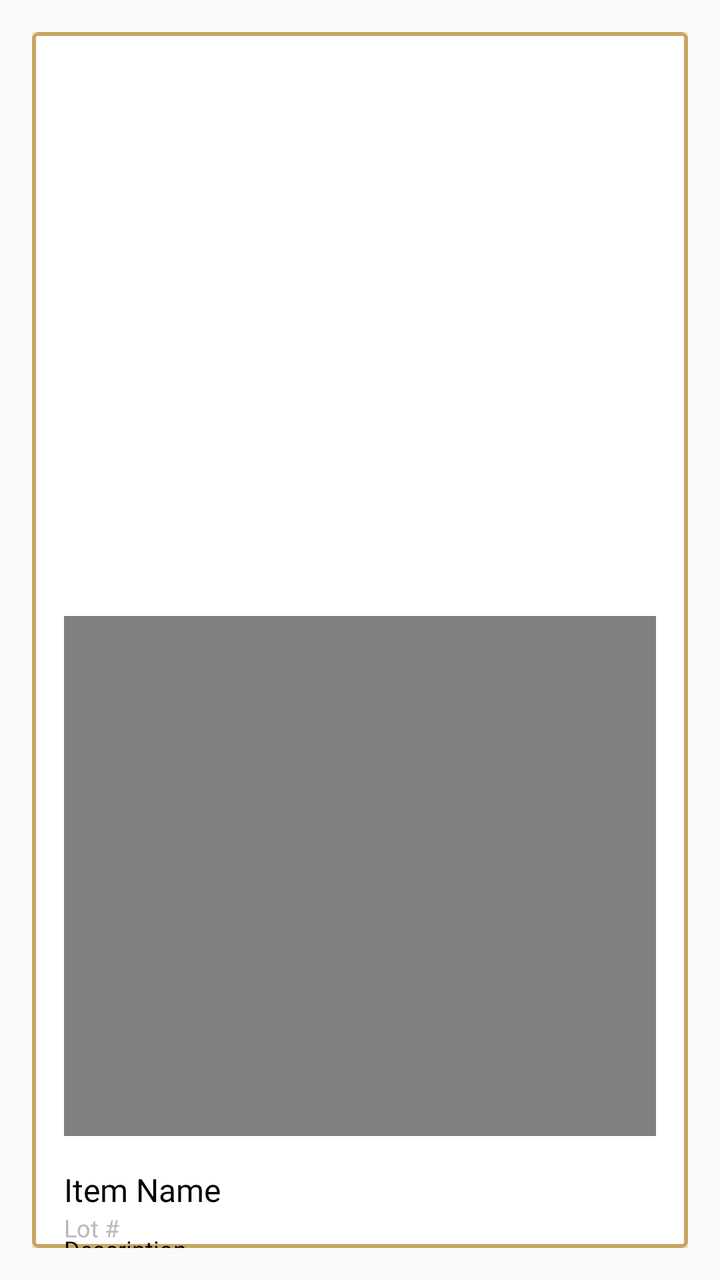
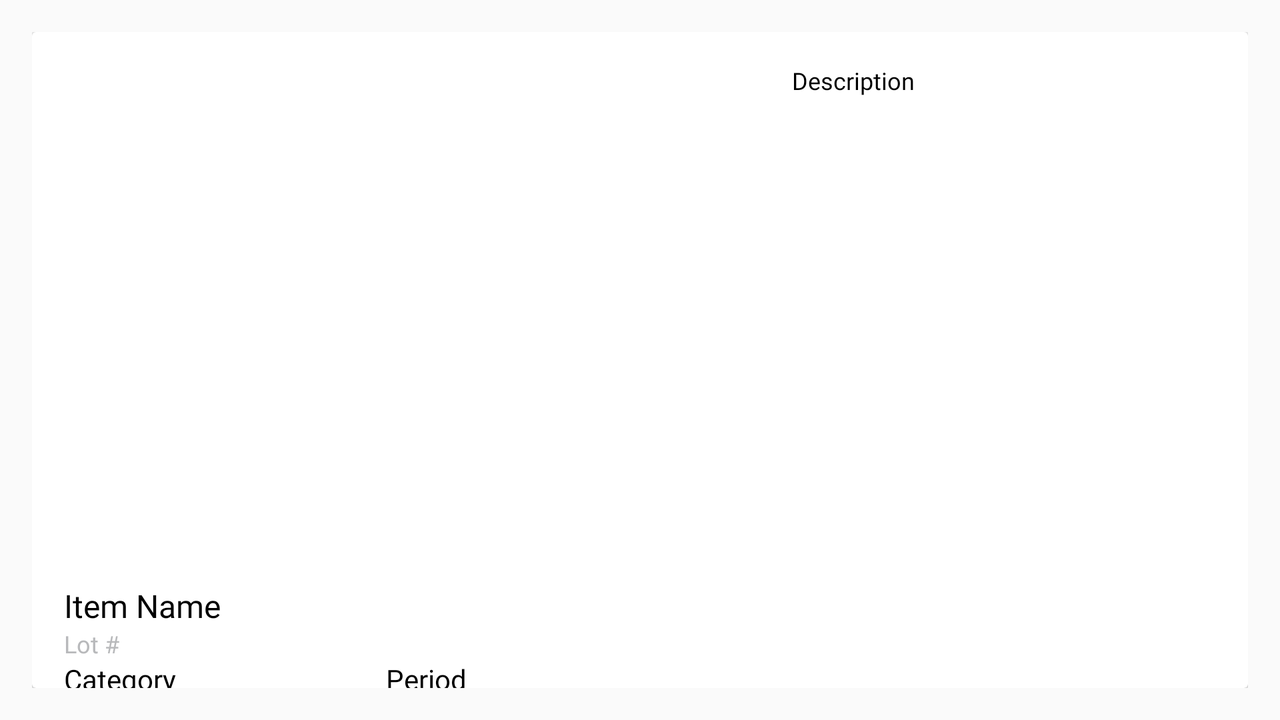

An Android layout and its configuration variant, each rendered on a device that would load it. The default file and the variant file are quoted in full after the pictures.
<!-- AndroidManifest.xml: application theme Theme.B07DemoSummer2024 -->
<!-- res/layout/view_item_child.xml -->
<?xml version="1.0" encoding="utf-8"?>
<LinearLayout xmlns:android="http://schemas.android.com/apk/res/android"
    xmlns:app="http://schemas.android.com/apk/res-auto"
    xmlns:tools="http://schemas.android.com/tools"
    android:layout_width="match_parent"
    android:layout_height="wrap_content"
    android:orientation="horizontal"
    android:padding="16dp"
    android:gravity="center_vertical">

    <androidx.cardview.widget.CardView
        android:id="@+id/Card"
        android:layout_width="match_parent"
        android:layout_height="wrap_content"
        android:layout_weight="1">

        <androidx.constraintlayout.widget.ConstraintLayout
            android:layout_width="match_parent"
            android:layout_height="match_parent"
            android:background="@drawable/border">

            <ImageView
                android:id="@+id/group_image"
                android:layout_width="0dp"
                android:layout_height="260dp"
                android:layout_marginStart="16dp"
                android:layout_marginTop="16dp"
                android:layout_marginEnd="16dp"
                android:outlineProvider="none"
                android:scaleType="fitCenter"
                app:layout_constraintEnd_toEndOf="parent"
                app:layout_constraintStart_toStartOf="parent"
                app:layout_constraintTop_toTopOf="parent" />

            <TextView
                android:id="@+id/item_name"
                android:layout_width="346dp"
                android:layout_height="0dp"
                android:layout_marginStart="16dp"
                android:layout_marginTop="16dp"
                android:fontFamily="@font/oswald_bold"
                android:text="Item Name"
                android:textColor="@color/black"
                android:textSize="16sp"
                app:layout_constraintStart_toStartOf="parent"
                app:layout_constraintTop_toBottomOf="@+id/group_video" />

            <TextView
                android:id="@+id/lot_number"
                android:layout_width="160dp"
                android:layout_height="wrap_content"
                android:layout_marginStart="16dp"
                android:fontFamily="@font/oswald_bold"
                android:text="Lot #"
                android:textColor="@color/grey"
                android:textSize="12sp"
                app:layout_constraintStart_toStartOf="parent"
                app:layout_constraintTop_toBottomOf="@+id/item_name" />

            <TextView
                android:id="@+id/item_category"
                android:layout_width="161dp"
                android:layout_height="wrap_content"
                android:layout_marginStart="16dp"
                android:fontFamily="@font/oswald_bold"
                android:text="Category"
                android:textColor="@color/black"
                android:textSize="14sp"
                app:layout_constraintStart_toStartOf="parent"
                app:layout_constraintTop_toBottomOf="@+id/lot_number" />

            <TextView
                android:id="@+id/item_period"
                android:layout_width="161dp"
                android:layout_height="wrap_content"
                android:fontFamily="@font/oswald_bold"
                android:text="Period"
                android:textColor="@color/black"
                android:textSize="14sp"
                app:layout_constraintStart_toEndOf="@+id/item_category"
                app:layout_constraintTop_toBottomOf="@+id/lot_number" />

            <TextView
                android:id="@+id/item_description"
                android:layout_width="351dp"
                android:layout_height="wrap_content"
                android:layout_marginStart="16dp"
                android:layout_marginBottom="16dp"
                android:fontFamily="@font/oswald_bold"
                android:text="Description"
                android:textColor="@color/black"
                android:textSize="12sp"
                app:layout_constraintBottom_toBottomOf="parent"
                app:layout_constraintStart_toStartOf="parent"
                app:layout_constraintTop_toBottomOf="@+id/item_category" />

            <VideoView
                android:id="@+id/group_video"
                android:layout_width="0dp"
                android:layout_height="260dp"
                android:layout_marginStart="16dp"
                android:layout_marginTop="16dp"
                android:layout_marginEnd="16dp"
                android:visibility="visible"
                app:layout_constraintEnd_toEndOf="parent"
                app:layout_constraintStart_toStartOf="parent"
                app:layout_constraintTop_toBottomOf="@+id/group_image" />
        </androidx.constraintlayout.widget.ConstraintLayout>

    </androidx.cardview.widget.CardView>

</LinearLayout>
<!-- resources referenced by this layout -->
<resources>
  <color name="black">#FF000000</color>
  <color name="grey">#b8b9bb</color>
  <!-- drawable border (drawable) -->
  <shape xmlns:android="http://schemas.android.com/apk/res/android"
      android:shape="rectangle">
  
          <solid android:color="@color/white" />
  
          <stroke android:width="2dp" android:color="@color/gold" />
  
          <corners
              android:radius="2dp"   >
          </corners>
  
  </shape>
  <style name="Theme.B07DemoSummer2024" parent="Base.Theme.B07DemoSummer2024" />
  <color name="white">#FFFFFFFF</color>
  <color name="gold">#c6a763</color>
  <style name="Base.Theme.B07DemoSummer2024" parent="Theme.AppCompat.Light.NoActionBar">
          
          
      </style>
</resources>
<!-- res/layout-land/view_item_child.xml (the repository's variant of the layout above) -->
<!-- drawn on the phone turned sideways -->
<?xml version="1.0" encoding="utf-8"?>
<LinearLayout xmlns:android="http://schemas.android.com/apk/res/android"
    xmlns:app="http://schemas.android.com/apk/res-auto"
    xmlns:tools="http://schemas.android.com/tools"
    android:layout_width="match_parent"
    android:layout_height="match_parent"
    android:gravity="center_vertical"
    android:orientation="horizontal"
    android:padding="16dp">

    <androidx.cardview.widget.CardView
        android:id="@+id/Card"
        android:layout_width="wrap_content"
        android:layout_height="wrap_content"
        android:layout_weight="1">

        <androidx.constraintlayout.widget.ConstraintLayout
            android:layout_width="wrap_content"
            android:layout_height="wrap_content">

            <TextView
                android:id="@+id/item_name"
                android:layout_width="337dp"
                android:layout_height="wrap_content"
                android:layout_marginStart="16dp"
                android:fontFamily="@font/oswald_bold"
                android:text="Item Name"
                android:textColor="@color/black"
                android:textSize="16sp"
                app:layout_constraintStart_toStartOf="parent"
                app:layout_constraintTop_toBottomOf="@+id/group_video" />

            <TextView
                android:id="@+id/lot_number"
                android:layout_width="160dp"
                android:layout_height="wrap_content"
                android:layout_marginStart="16dp"
                android:fontFamily="@font/oswald_bold"
                android:text="Lot #"
                android:textColor="@color/grey"
                android:textSize="12sp"
                app:layout_constraintStart_toStartOf="parent"
                app:layout_constraintTop_toBottomOf="@+id/item_name" />

            <TextView
                android:id="@+id/item_category"
                android:layout_width="161dp"
                android:layout_height="wrap_content"
                android:layout_marginStart="16dp"
                android:fontFamily="@font/oswald_bold"
                android:text="Category"
                android:textColor="@color/black"
                android:textSize="14sp"
                app:layout_constraintStart_toStartOf="parent"
                app:layout_constraintTop_toBottomOf="@+id/lot_number" />

            <TextView
                android:id="@+id/item_period"
                android:layout_width="161dp"
                android:layout_height="wrap_content"
                android:fontFamily="@font/oswald_bold"
                android:text="Period"
                android:textColor="@color/black"
                android:textSize="14sp"
                app:layout_constraintStart_toEndOf="@+id/item_category"
                app:layout_constraintTop_toBottomOf="@+id/lot_number" />

            <TextView
                android:id="@+id/item_description"
                android:layout_width="309dp"
                android:layout_height="wrap_content"
                android:layout_marginStart="16dp"
                android:layout_marginTop="16dp"
                android:fontFamily="@font/oswald_bold"
                android:text="Description"
                android:textColor="@color/black"
                android:textSize="12sp"
                app:layout_constraintStart_toEndOf="@+id/group_video"
                app:layout_constraintTop_toTopOf="parent" />

            <VideoView
                android:id="@+id/group_video"
                android:layout_width="348dp"
                android:layout_height="260dp"
                android:layout_marginStart="16dp"
                android:layout_marginTop="16dp"
                android:visibility="invisible"
                app:layout_constraintStart_toStartOf="parent"
                app:layout_constraintTop_toTopOf="parent" />

            <ImageView
                android:id="@+id/group_image"
                android:layout_width="350dp"
                android:layout_height="260dp"
                android:layout_marginStart="16dp"
                android:layout_marginTop="16dp"
                android:outlineProvider="none"
                app:layout_constraintStart_toStartOf="parent"
                app:layout_constraintTop_toTopOf="parent" />
        </androidx.constraintlayout.widget.ConstraintLayout>

    </androidx.cardview.widget.CardView>

</LinearLayout>
<!-- resources referenced by the variant -->
<!-- as the phone turned sideways resolves them -->
<resources>
  <color name="black">#FF000000</color>
  <color name="grey">#b8b9bb</color>
  <style name="Theme.B07DemoSummer2024" parent="Base.Theme.B07DemoSummer2024" />
  <style name="Base.Theme.B07DemoSummer2024" parent="Theme.AppCompat.Light.NoActionBar">
          
          
      </style>
</resources>
